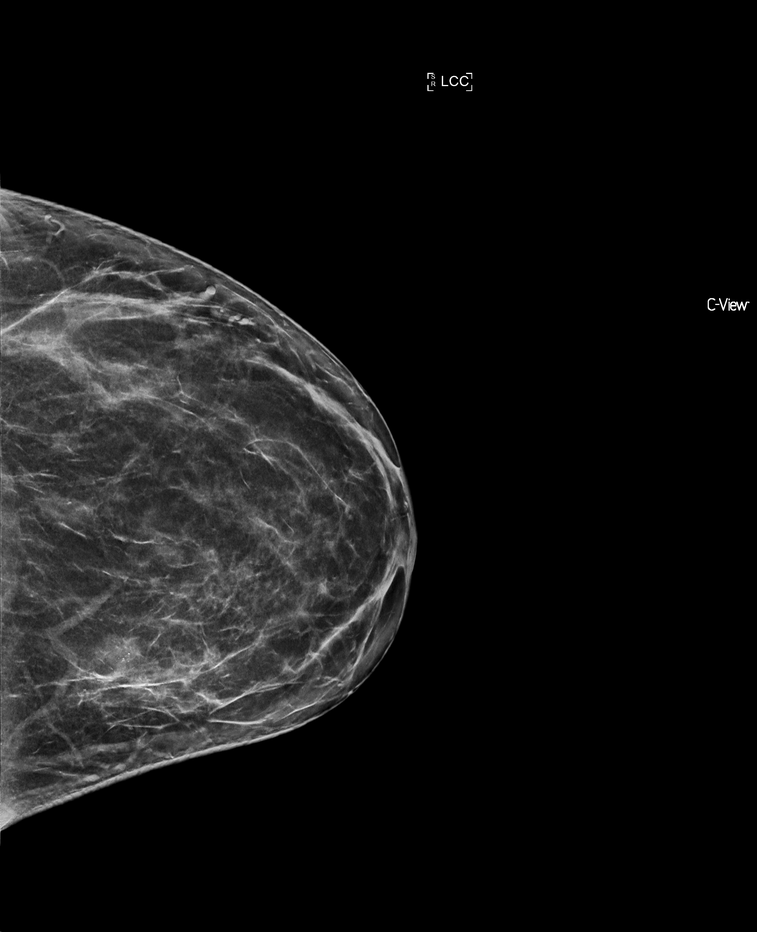
#> input picture datasets/image/clean_png_test/1.2.826.0.1.3680043.8.498.10000118454892828674141713285403927285.dcm.png, 757 x 932 px, shrunk from 1996 x 2457 before the run, found by its file name
$ jupyter execute --allow-errors step3_selction_breast_area.ipynb
#> lines starting #> are read from the running program, lines starting #| are printed output that depends on the picture; after the words box and inside, x2 and y2 are one past the last pixel; in counts of white or black regions, pixels touching at a corner belong together
[cell 1]
import csv
import cv2
import matplotlib.pyplot as plt
import matplotlib.image as mpimg
import numpy as np

test_pic = "C:..\\..\\datasets\\image\\clean_png\\1.2.826.0.1.3680043.8.498.10000118454892828674141713285403927285.dcm.png"
test2_pic = "C:..\\..\\datasets\\image\\clean_png\\1.2.826.0.1.3680043.8.498.10000118454892828674141713285403927285.dcm.png"
# Read the PNG file
img = cv2.imread(test_pic)
#> img is the input picture: shape (932, 757, 3); min 0, max 255, mean 20.3

# Display the image with the 'gray' colormap
plt.imshow(img, cmap='gray')
plt.axis('off')  # Turn off axis labels
plt.show()

# Read the image.
img_bil = cv2.imread(test_pic)

# Apply bilateral filter with d = 15,
# sigmaColor = sigmaSpace = 75.
bilateral = cv2.bilateralFilter(img_bil, 9, 150, 150)

# Save the output.
# cv2.imwrite('taj_bilateral.jpg', bilateral)
plt.imshow(bilateral, cmap='gray')
plt.axis('off')  # Turn off axis labels
plt.show()

# binarization: use thresholding to create a binary mask
th, img_binary = cv2.threshold(bilateral, 1, 255, cv2.THRESH_BINARY)
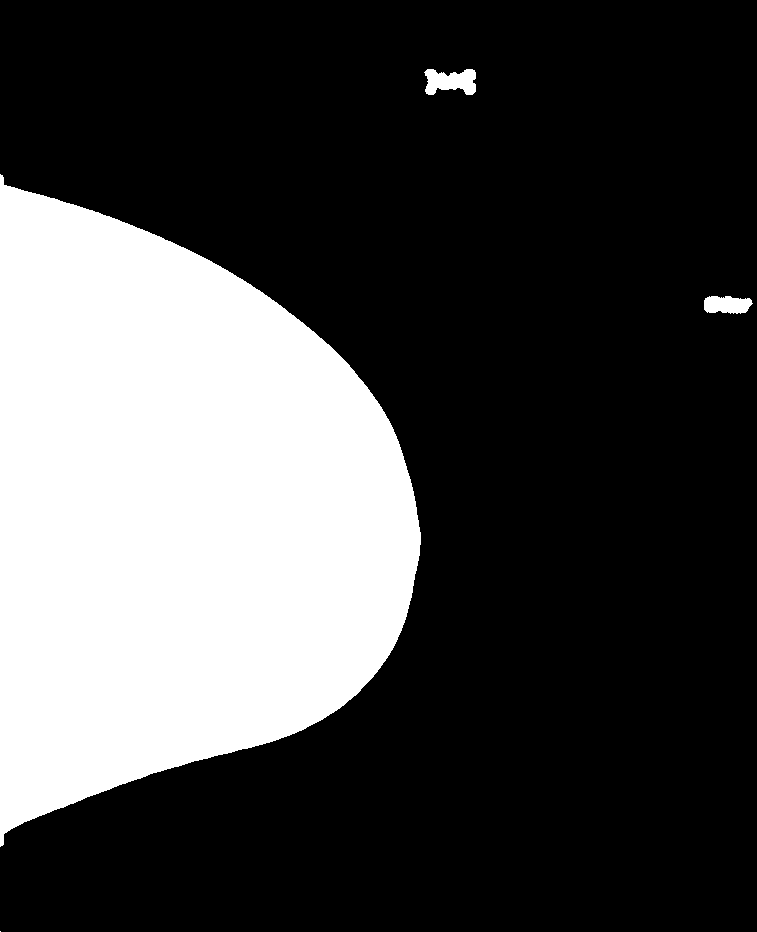
#> img_binary: shape (932, 757, 3); 28.1% white; 4 white regions (1 under 20 px), largest, box (x1, y1, x2, y2) and area: (0, 174, 421, 847) 196771, (424, 69, 476, 95) 980, (704, 296, 753, 314) 706
plt.imshow(img_binary, cmap='gray')
plt.axis('off')
plt.show()

[cell 2]
# expand the border of white contours

plt.imshow(img_binary, cmap='gray')
plt.axis('off')
plt.show()
kernel = np.ones((5,5),np.uint8)
img_dliate = cv2.morphologyEx(img_binary, cv2.MORPH_DILATE, kernel)
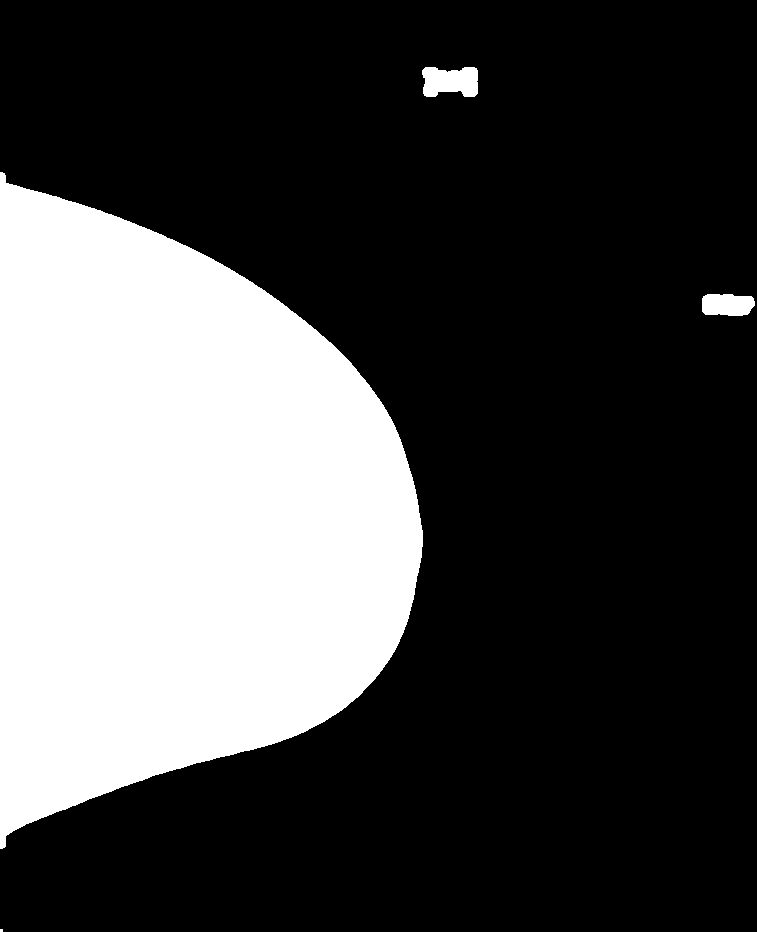
#> img_dliate: shape (932, 757, 3); 28.7% white; 4 white regions (1 under 20 px), largest, box (x1, y1, x2, y2) and area: (0, 172, 423, 849) 199809, (422, 67, 478, 97) 1406, (702, 294, 755, 316) 1019
plt.imshow(img_dliate, cmap='gray')
plt.axis('off')
plt.show()

kernel = np.ones((9,9),np.uint8)
img_opening = cv2.morphologyEx(img_binary, cv2.MORPH_OPEN, kernel)
#> img_opening: shape (932, 757, 3); 28.1% white; 3 white regions, box (x1, y1, x2, y2) and area: (0, 185, 421, 834) 196684, (427, 70, 475, 94) 877, (704, 297, 749, 313) 639
plt.imshow(img_opening, cmap='gray')
plt.axis('off')
plt.show()

[cell 3]
# deciding the breast area with binary mask

img_masked = cv2.bitwise_and(bilateral,img_opening)
plt.imshow(bilateral, cmap='gray')
plt.axis('off')
plt.show()
plt.imshow(img_masked, cmap='gray')
plt.axis('off')
plt.show()

$ run again, with datasets/image/clean_png_test/1.2.826.0.1.3680043.8.498.10187449661768300870324275098959756338.dcm.png copied over datasets/image/clean_png_test/1.2.826.0.1.3680043.8.498.10000118454892828674141713285403927285.dcm.png
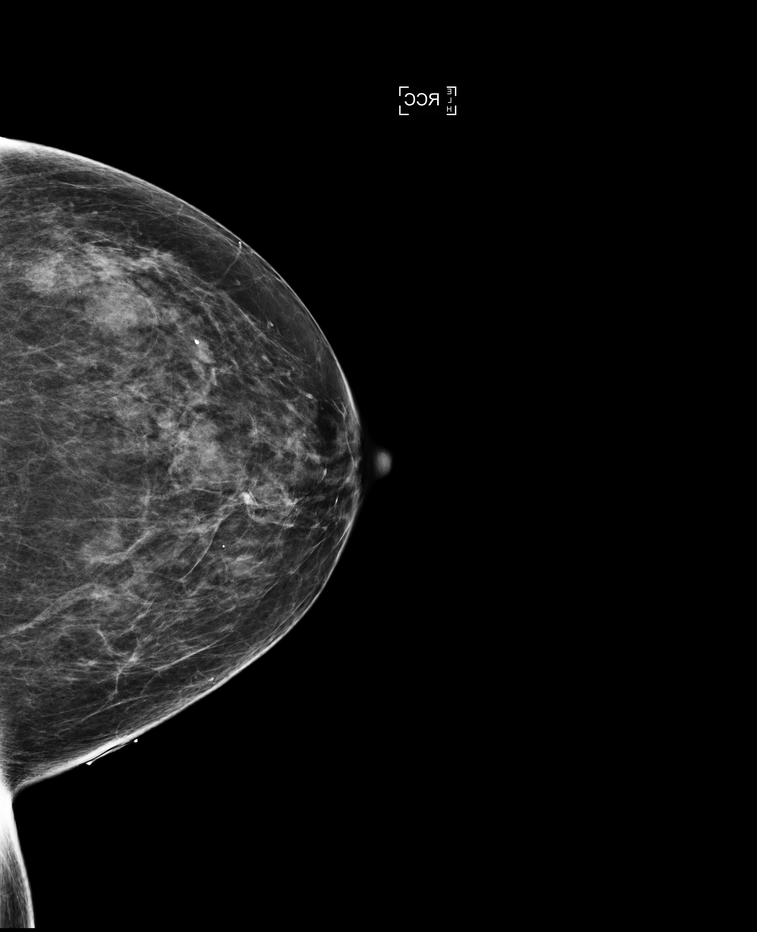
#> input picture datasets/image/clean_png_test/1.2.826.0.1.3680043.8.498.10187449661768300870324275098959756338.dcm.png, 757 x 932 px, shrunk from 3328 x 4096 before the run, found by its file name
#> img is the input picture: shape (932, 757, 3); min 0, max 255, mean 19
#> `th, img_binary = cv2.threshold(bilateral, 1, 255, cv2.THRESH_BINARY)`:
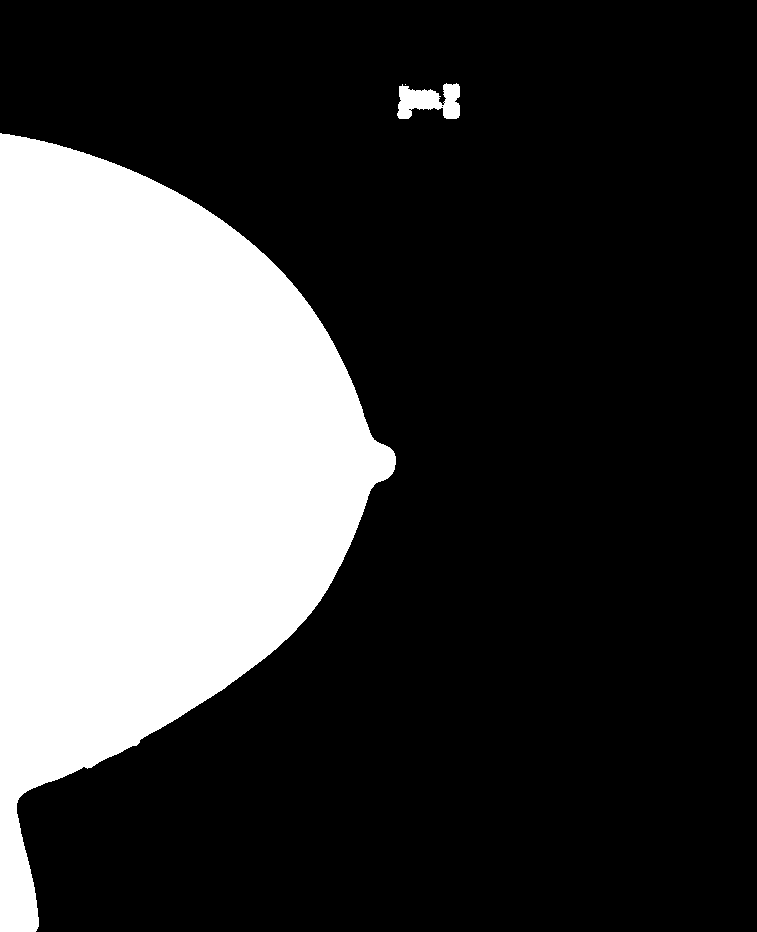
#> img_binary: shape (932, 757, 3); 26% white; 3 white regions (1 under 20 px), largest, box (x1, y1, x2, y2) and area: (0, 133, 396, 932) 181924, (397, 83, 460, 119) 1489
#> `img_dliate = cv2.morphologyEx(img_binary, cv2.MORPH_DILATE, kernel)`:
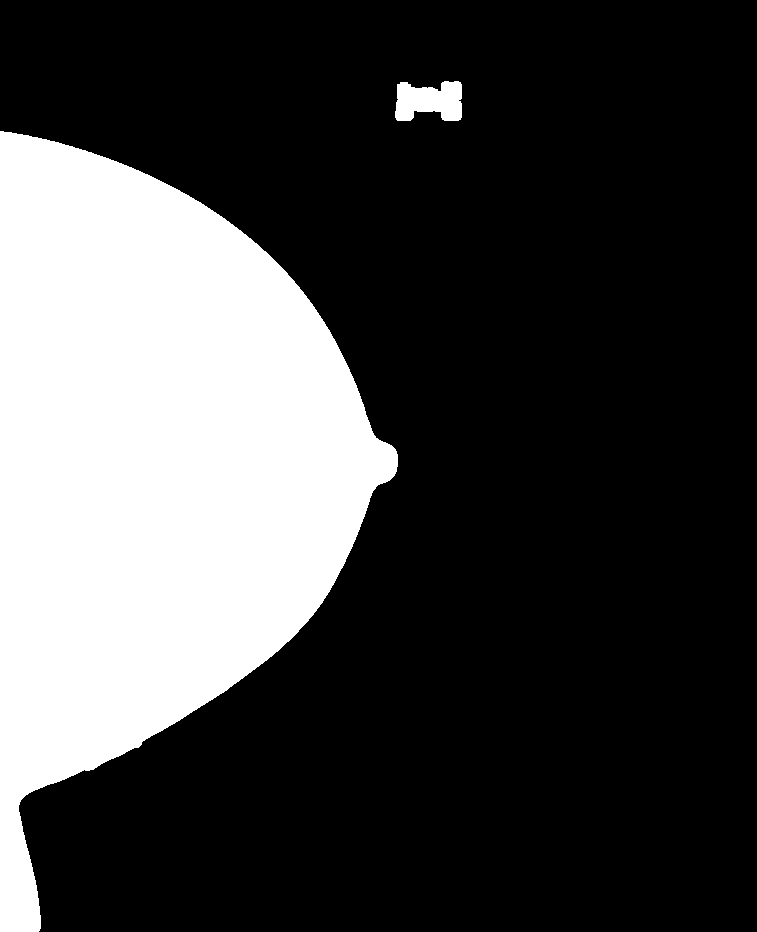
#> img_dliate: shape (932, 757, 3); 26.5% white; 2 white regions, box (x1, y1, x2, y2) and area: (0, 131, 398, 932) 185131, (395, 81, 462, 121) 2106
#> img_opening: shape (932, 757, 3); 26% white; 3 white regions, box (x1, y1, x2, y2) and area: (0, 134, 396, 932) 181914, (399, 86, 439, 119) 853, (443, 85, 460, 119) 519

$ run again, with datasets/image/clean_png_test/1.2.826.0.1.3680043.8.498.10698899305354230233959799961890085503.dcm.png copied over datasets/image/clean_png_test/1.2.826.0.1.3680043.8.498.10000118454892828674141713285403927285.dcm.png
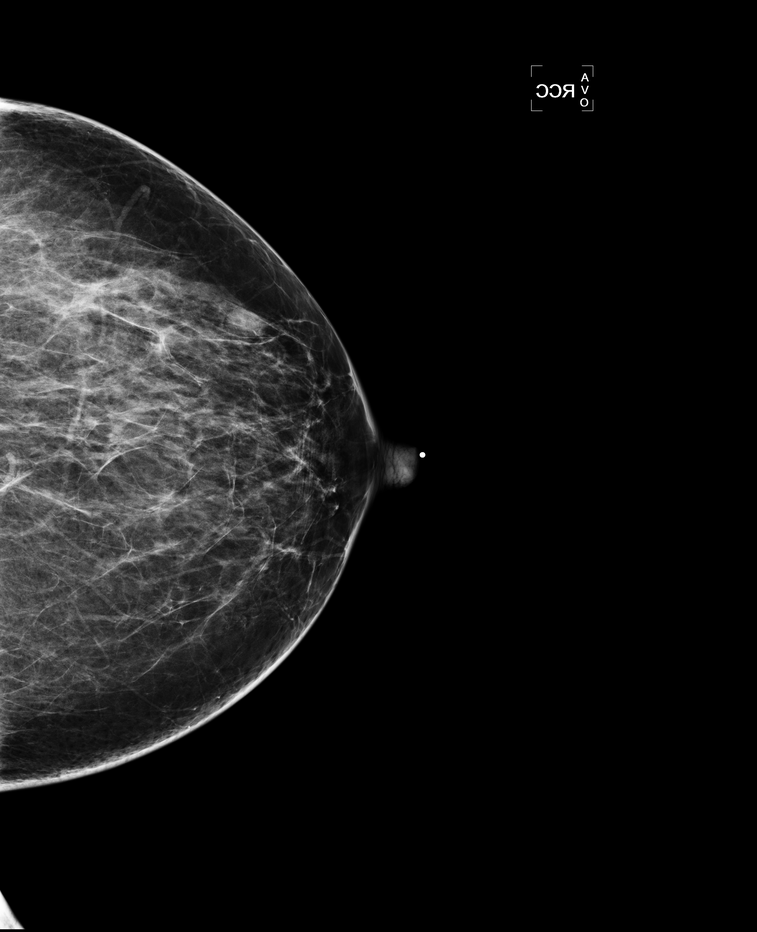
#> input picture datasets/image/clean_png_test/1.2.826.0.1.3680043.8.498.10698899305354230233959799961890085503.dcm.png, 757 x 932 px, shrunk from 3328 x 4096 before the run, found by its file name
#> img is the input picture: shape (932, 757, 3); min 0, max 255, mean 20.4
#> `th, img_binary = cv2.threshold(bilateral, 1, 255, cv2.THRESH_BINARY)`:
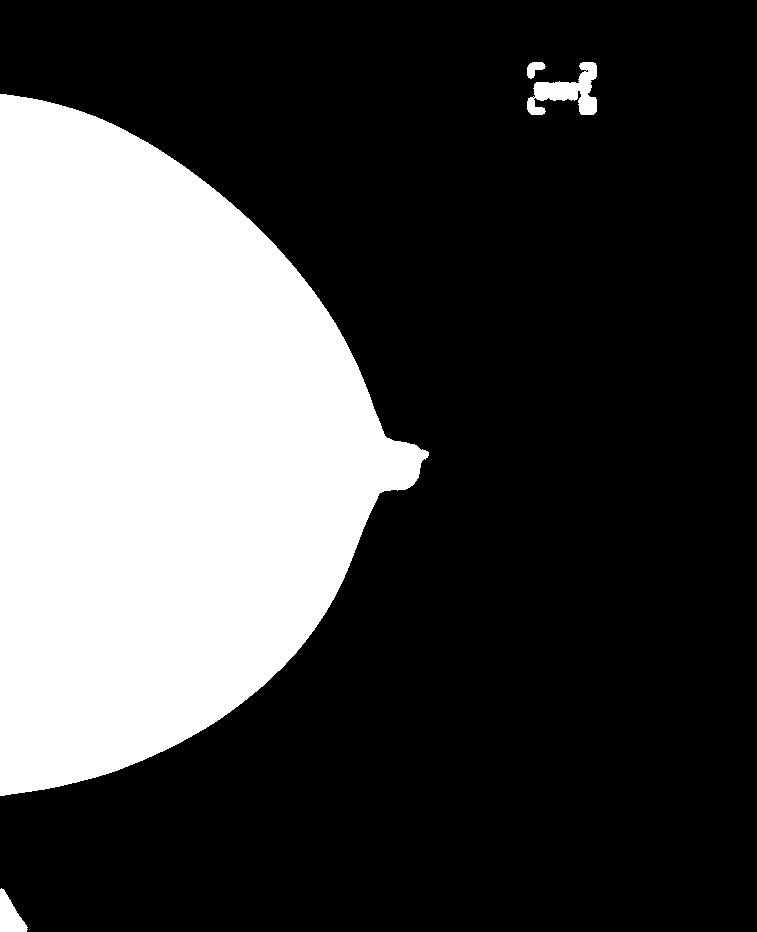
#> img_binary: shape (932, 757, 3); 28.5% white; 4 white regions, box (x1, y1, x2, y2) and area: (0, 94, 429, 796) 198240, (527, 62, 597, 115) 1778, (0, 888, 28, 932) 715, (527, 62, 546, 79) 190
#> `img_dliate = cv2.morphologyEx(img_binary, cv2.MORPH_DILATE, kernel)`:
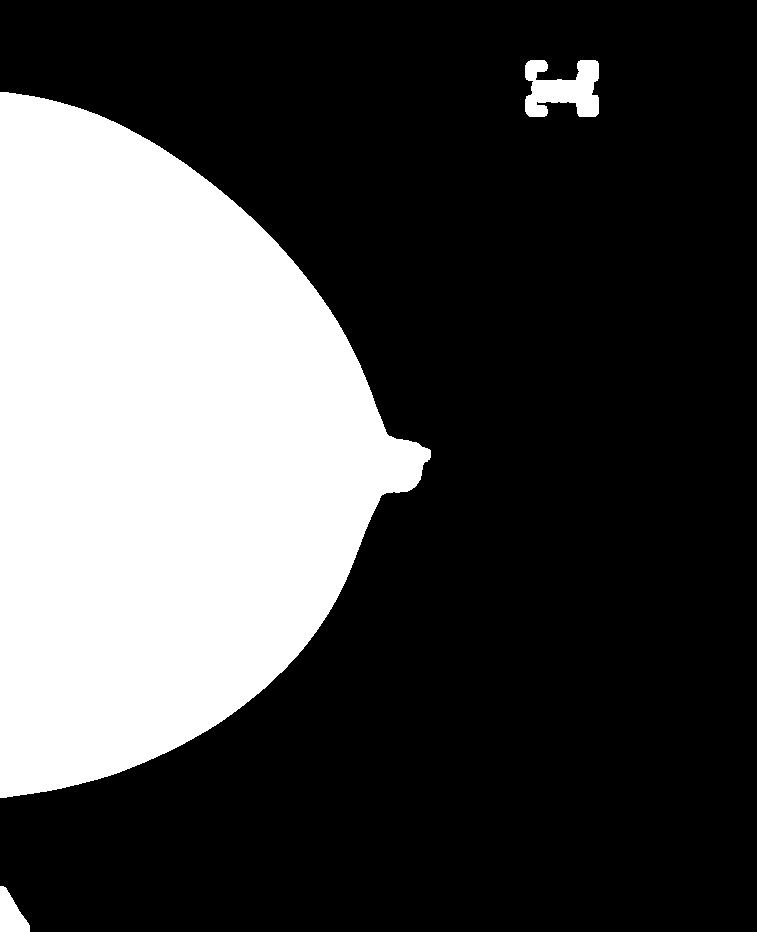
#> img_dliate: shape (932, 757, 3); 29.1% white; 3 white regions, box (x1, y1, x2, y2) and area: (0, 92, 431, 798) 201374, (525, 60, 599, 117) 2867, (0, 886, 30, 932) 867
#> img_opening: shape (932, 757, 3); 28.4% white; 5 white regions, box (x1, y1, x2, y2) and area: (0, 94, 426, 796) 198219, (534, 82, 578, 100) 751, (0, 890, 27, 932) 708, (579, 65, 597, 93) 334, (579, 96, 597, 115) 320
